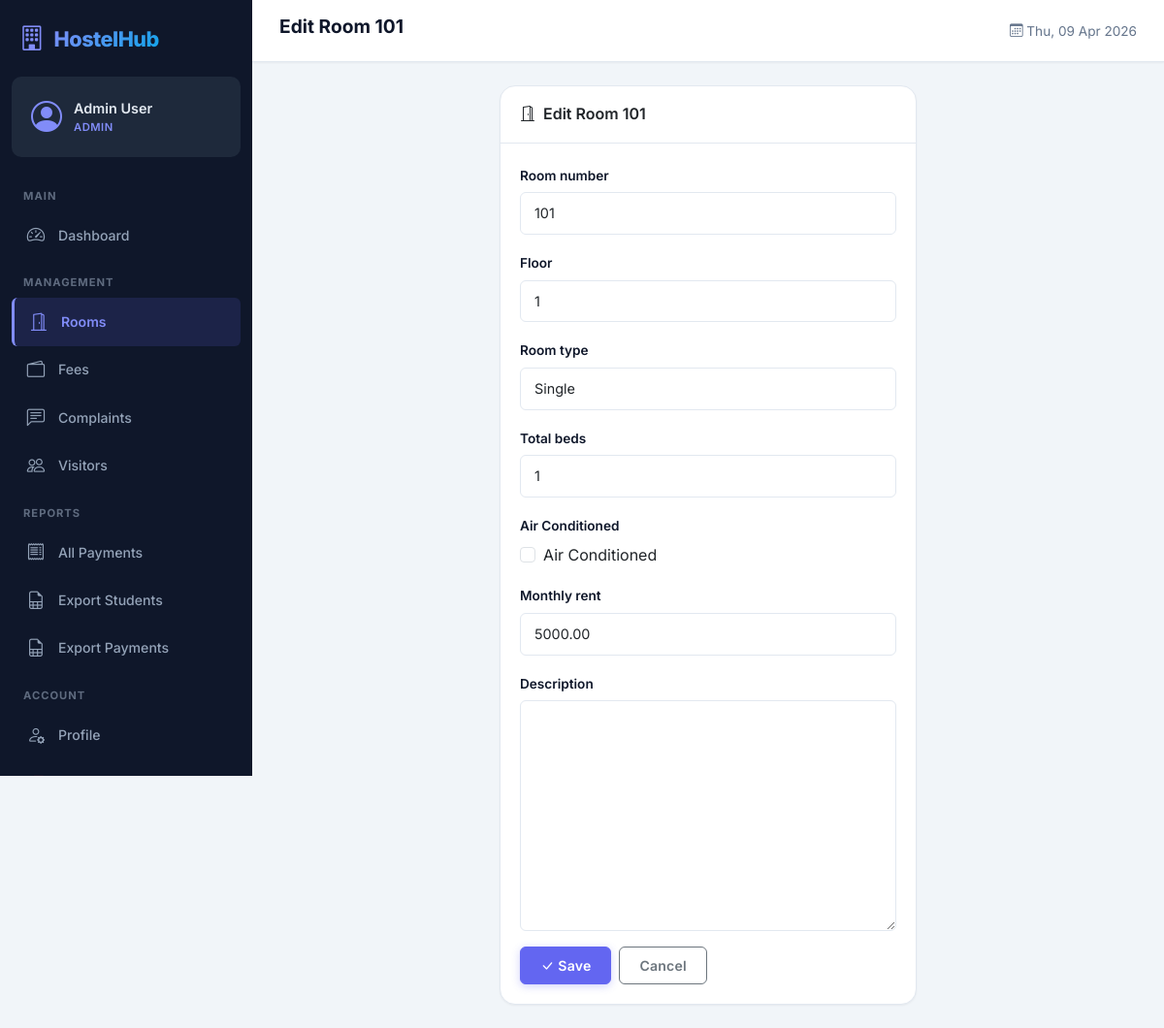
The app's page /rooms/1/edit/ (signed in) with its own data.
### apps/accounts/models.py (models this page shows, shortened)
class CustomUser(AbstractUser):
    ROLE_CHOICES = [
        ('student', 'Student'),
        ('admin', 'Admin'),
        ('warden', 'Warden'),
    ]
    role = models.CharField(max_length=10, choices=ROLE_CHOICES, default='student')
    phone = models.CharField(max_length=15, blank=True)
    parent_phone = models.CharField(max_length=15, blank=True, verbose_name='Parent/Guardian Phone')
    address = models.TextField(blank=True)
    institution = models.CharField(max_length=200, blank=True, verbose_name='College/Institution')
    profile_pic = models.ImageField(upload_to='profile_pics/', blank=True, null=True)
    class Meta:
        verbose_name = 'User'
        verbose_name_plural = 'Users'
    @property
    def is_student(self):
        return self.role == 'student'
    @property
    def is_hostel_admin(self):
        return self.role == 'admin' or self.is_superuser

### apps/rooms/models.py (models this page shows, shortened)
class Room(models.Model):
    ROOM_TYPE_CHOICES = [
        ('single', 'Single'),
        ('double', 'Double'),
        ('triple', 'Triple'),
        ('dormitory', 'Dormitory'),
    ]
    room_number = models.CharField(max_length=20, unique=True)
    floor = models.PositiveIntegerField(default=1)
    room_type = models.CharField(max_length=10, choices=ROOM_TYPE_CHOICES, default='double')
    total_beds = models.PositiveIntegerField(default=2)
    is_ac = models.BooleanField(default=False, verbose_name='Air Conditioned')
    monthly_rent = models.DecimalField(max_digits=10, decimal_places=2, default=5000.00)
    description = models.TextField(blank=True)
    created_at = models.DateTimeField(auto_now_add=True)
    class Meta:
        ordering = ['floor', 'room_number']

### apps/rooms/views.py (the view)
    def wrapper(request, *args, **kwargs):
        if not request.user.is_authenticated:
            return redirect('accounts:login')
        if not (request.user.is_hostel_admin or request.user.is_warden):
            messages.error(request, 'Access denied. Admin/Warden only.')
            return redirect('dashboard:home')
        return view_func(request, *args, **kwargs)

### apps/rooms/forms.py
class RoomForm(forms.ModelForm):
    class Meta:
        model = Room
        fields = ['room_number', 'floor', 'room_type', 'total_beds', 'is_ac',
                  'monthly_rent', 'description']
    def __init__(self, *args, **kwargs):
        super().__init__(*args, **kwargs)
        for field_name, field in self.fields.items():
            if isinstance(field.widget, forms.CheckboxInput):
                field.widget.attrs['class'] = 'form-check-input'
            else:
                field.widget.attrs['class'] = 'form-control'

### apps/rooms/views.py (called while the page is built)
def admin_required(view_func):
    def wrapper(request, *args, **kwargs):
        if not request.user.is_authenticated:
            return redirect('accounts:login')
        if not (request.user.is_hostel_admin or request.user.is_warden):
            messages.error(request, 'Access denied. Admin/Warden only.')
            return redirect('dashboard:home')
        return view_func(request, *args, **kwargs)
    return wrapper

@admin_required
def room_edit(request, pk):
    room = get_object_or_404(Room, pk=pk)
    if request.method == 'POST':
        form = RoomForm(request.POST, instance=room)
        if form.is_valid():
            form.save()
            messages.success(request, f'Room {room.room_number} updated.')
            return redirect('rooms:room_detail', pk=room.pk)
    else:
        form = RoomForm(instance=room)
    return render(request, 'rooms/room_form.html', {'form': form, 'title': f'Edit Room {room.room_number}'})

### templates/rooms/room_form.html (shortened to what this page needs)
{% extends 'base.html' %}
{% block page_title %}{{ title }}{% endblock %}
{% block content %}
<div class="row justify-content-center">
    <div class="col-lg-6">
        <div class="card animate-slide-up">
            <div class="card-header">
                <i class="bi bi-door-open me-2"></i>{{ title }}
            </div>
            <div class="card-body">
                <form method="POST">
                    {% for field in form %}
                    <div class="mb-3">
                        <label class="form-label">{{ field.label }}</label>
                        {% if field.field.widget.input_type == 'checkbox' %}
                        <div class="form-check">
                            {{ field }}
                            <label class="form-check-label" for="{{ field.id_for_label }}">{{ field.label }}</label>
                        </div>
                        {% else %}
                        {{ field }}
                        {% endif %}
                    </div>
                    {% endfor %}
                    <div class="d-flex gap-2">
                        <button type="submit" class="btn btn-primary">
                            <i class="bi bi-check-lg me-1"></i>Save
                        </button>
                        <a href="{% url 'rooms:room_list' %}" class="btn btn-outline-secondary">Cancel</a>
                    </div>
                </form>
            </div>
        </div>
    </div>
</div>
{% endblock %}

### templates/base.html (shortened to what this page needs)
{% load static %}
<!DOCTYPE html>
<html lang="en" data-bs-theme="light">
<head>
    <link href="https://cdn.jsdelivr.net/npm/bootstrap@5.3.3/dist/css/bootstrap.min.css" rel="stylesheet">
    <link rel="stylesheet" href="https://cdn.jsdelivr.net/npm/bootstrap-icons@1.11.3/font/bootstrap-icons.min.css">
    <link rel="stylesheet" href="{% static 'css/style.css' %}">
</head>
<body>
    {% if user.is_authenticated %}
    <div class="app-wrapper">
        <nav class="sidebar" id="sidebar">
            <div class="sidebar-header">
                <div class="brand">
                    <i class="bi bi-building"></i>
                    <span class="brand-text">HostelHub</span>
                </div>
            </div>
            <div class="sidebar-user">
                <div class="user-avatar">
                    <i class="bi bi-person-circle"></i>
                </div>
                <div class="user-info">
                    <span class="user-name">{{ user.get_full_name|default:user.username }}</span>
                    <span class="user-role badge-role">{{ user.get_role_display }}</span>
                </div>
            </div>
            <ul class="sidebar-nav">
                <li class="nav-section">Main</li>
                <li class="nav-item {% if request.resolver_match.url_name == 'home' %}active{% endif %}">
                    <a href="{% url 'dashboard:home' %}">
                        <i class="bi bi-speedometer2"></i>
                        <span>Dashboard</span>
                    </a>
                </li>
                <li class="nav-section">Management</li>
                <li class="nav-item {% if 'rooms' in request.resolver_match.app_name %}active{% endif %}">
                    <a href="{% url 'rooms:room_list' %}">
                        <i class="bi bi-door-open"></i>
                        <span>Rooms</span>
                    </a>
                </li>
                <li class="nav-item {% if 'fees' in request.resolver_match.app_name %}active{% endif %}">
                    <a href="{% url 'fees:fee_dashboard' %}">
                        <i class="bi bi-wallet2"></i>
                        <span>Fees</span>
                    </a>
                </li>
                <li class="nav-item {% if 'complaints' in request.resolver_match.app_name %}active{% endif %}">
                    <a href="{% url 'complaints:complaint_list' %}">
                        <i class="bi bi-chat-left-text"></i>
                        <span>Complaints</span>
                    </a>
                </li>
                <li class="nav-item {% if 'visitors' in request.resolver_match.app_name %}active{% endif %}">
                    <a href="{% url 'visitors:visitor_list' %}">
                        <i class="bi bi-people"></i>
                        <span>Visitors</span>
                    </a>
                </li>
                {% if user.is_hostel_admin or user.is_warden %}
                <li class="nav-section">Reports</li>
                <li class="nav-item">
                    <a href="{% url 'fees:all_payments' %}">
                        <i class="bi bi-receipt"></i>
                        <span>All Payments</span>
                    </a>
                </li>
                <li class="nav-item">
                    <a href="{% url 'dashboard:export_csv' 'students' %}">
                        <i class="bi bi-file-earmark-spreadsheet"></i>
                        <span>Export Students</span>
                    </a>
                </li>
                <li class="nav-item">
                    <a href="{% url 'dashboard:export_csv' 'payments' %}">
                        <i class="bi bi-file-earmark-spreadsheet"></i>
                        <span>Export Payments</span>
                    </a>
                </li>
                {% endif %}
                <li class="nav-section">Account</li>
                <li class="nav-item {% if request.resolver_match.url_name == 'profile' %}active{% endif %}">
                    <a href="{% url 'accounts:profile' %}">
                        <i class="bi bi-person-gear"></i>
                        <span>Profile</span>
                    </a>
                </li>
                <li class="nav-item">
                    <a href="{% url 'accounts:logout' %}" class="text-danger">
                        <i class="bi bi-box-arrow-left"></i>
                        <span>Logout</span>
                    </a>
                </li>
            </ul>
        </nav>
        <main class="main-content">
            <header class="top-navbar">
                <h1 class="page-title">{% block page_title %}Dashboard{% endblock %}</h1>
                <div class="navbar-actions">
                    <span class="welcome-text d-none d-sm-inline">
                        <i class="bi bi-calendar3"></i>
                        {% now "D, d M Y" %}
                    </span>
                </div>
            </header>
            <div class="content-area">
                {% block content %}{% endblock %}
            </div>
        </main>
    </div>
    {% endif %}
</body>
</html>

### records on screen
CustomUser: get_full_name "Admin User", role "ADMIN"
Room: form "101" "1" "Single" "1" "5000.00"

### other values on screen
{{ title }} "Edit Room 101"
{{ field.label }} "Room number" "Floor" "Room type" "Total beds" "Air Conditioned" "Monthly rent" "Description"
{{ field.label }} "Air Conditioned"
